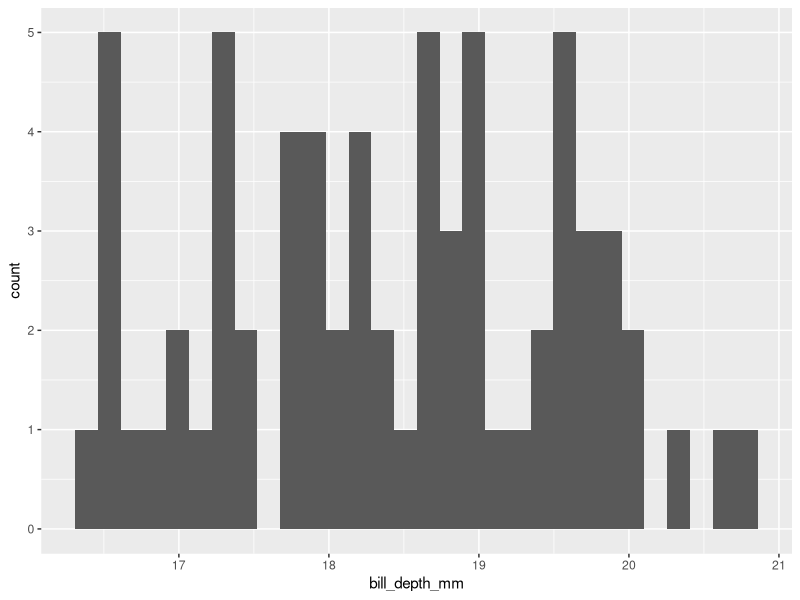
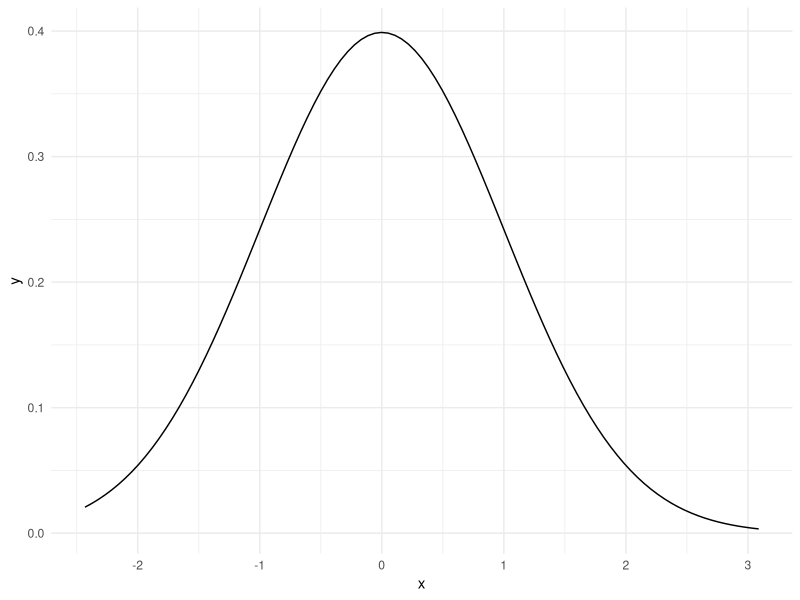
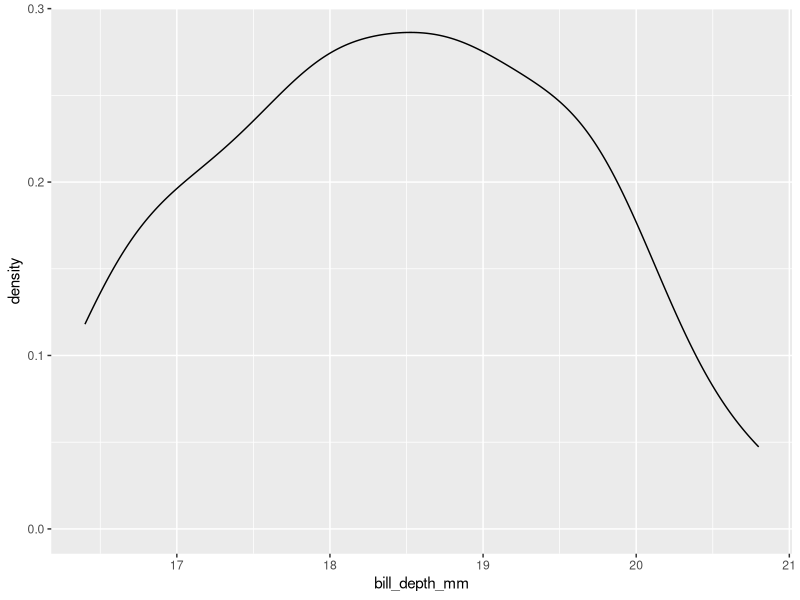
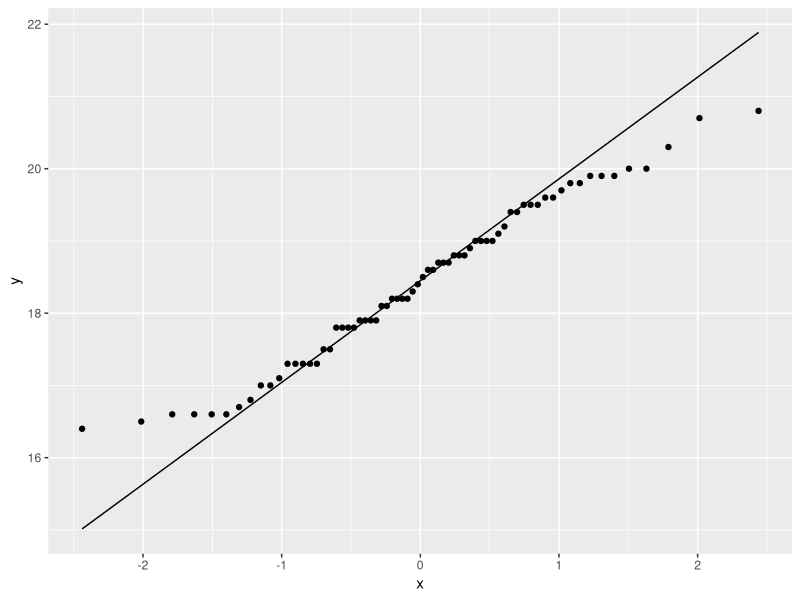
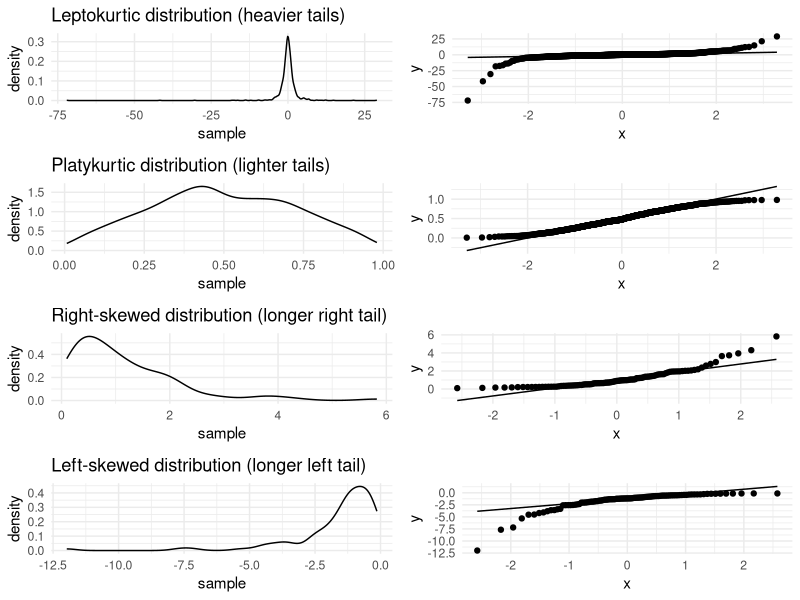

Recreate these plots in R, in order.
## ---- chunk 1
library(tidyverse)
library(palmerpenguins)
## ---- chunk 2
normal_test_data <- penguins |> 
  filter(species == "Chinstrap") |> 
  select(bill_depth_mm)
## ---- chunk 3
summary(normal_test_data)
## ---- chunk 4
normal_test_data |> 
  ggplot(aes(x=bill_depth_mm)) +
  geom_histogram()
## ---- chunk 5
data.frame(x = rnorm(100)) |> 
ggplot(aes(x = x)) +
   stat_function(fun = dnorm, args = list(mean = 0, sd = 1)) +
  theme_minimal()
## ---- chunk 6
normal_test_data |> 
  ggplot(aes(x=bill_depth_mm)) +
  geom_density()
## ---- chunk 7
normal_test_data |> 
  ggplot(aes(sample = bill_depth_mm)) +
  geom_qq() +
  geom_qq_line()
## ---- chunk 8
library(ggplot2)
library(gridExtra)

# Function to create Q-Q plots
create_qq_plot <- function(data, title) {
  ggplot(data.frame(sample = data), aes(sample = sample)) +
    stat_qq() +
    stat_qq_line() +
    ggtitle(title) +
    theme_minimal()
}
# Function to create density-plots
create_dens_plot <- function(data,title){
  ggplot(data.frame(sample=data), aes(x=sample))+
    geom_density() +
    ggtitle(title) +
    theme_minimal()
}

# Generating data for the four scenarios
set.seed(123)

# 1. Leptokurtic distribution (heavy tails)
data_leptokurtic <- rt(1000, df = 2)  # t-distribution with low df for heavier tails

# 2. Platykurtic distribution (lighter tails)
data_platykurtic <- rbeta(1000, 2, 2)  # beta distribution with peak


# 3. Right-skewed distribution
data_right_skewed <- rlnorm(100)  # log-normal distribution

# 4. Left-skewed distribution
data_left_skewed <- -rlnorm(100)  # negative log-normal distribution

# Create the plots
plot1 <- create_qq_plot(data_leptokurtic, "")
plot2 <- create_qq_plot(data_platykurtic, "")
plot3 <- create_qq_plot(data_right_skewed, "")
plot4 <- create_qq_plot(data_left_skewed, "")

plot1d <- create_dens_plot(data_leptokurtic, "Leptokurtic distribution (heavier tails)")
plot2d <- create_dens_plot(data_platykurtic, "Platykurtic distribution (lighter tails)")
plot3d <- create_dens_plot(data_right_skewed, "Right-skewed distribution (longer right tail)")
plot4d <- create_dens_plot(data_left_skewed, "Left-skewed distribution (longer left tail)")

# Display the plots
grid.arrange(plot1d,plot1, plot2d, plot2, plot3d, plot3, plot4d, plot4, ncol = 2)

## ---- chunk 9
library(e1071)
## ---- chunk 10
skewness(normal_test_data$bill_depth_mm, na.rm = TRUE)
## ---- chunk 11
kurtosis(normal_test_data$bill_depth_mm, na.rm = TRUE)
## ---- chunk 12
shapiro.test(normal_test_data$bill_depth_mm) 
## ---- chunk 13
mean <- mean(normal_test_data$bill_depth_mm, na.rm = TRUE)
sd <- sd(normal_test_data$bill_depth_mm, na.rm = TRUE)
ks.test(normal_test_data$bill_depth_mm, "pnorm", mean = mean, sd = sd)
## ---- chunk 14
library(nortest)
lillie.test(normal_test_data$bill_depth_mm)
## ---- chunk 15
ad.test(normal_test_data$bill_depth_mm)
